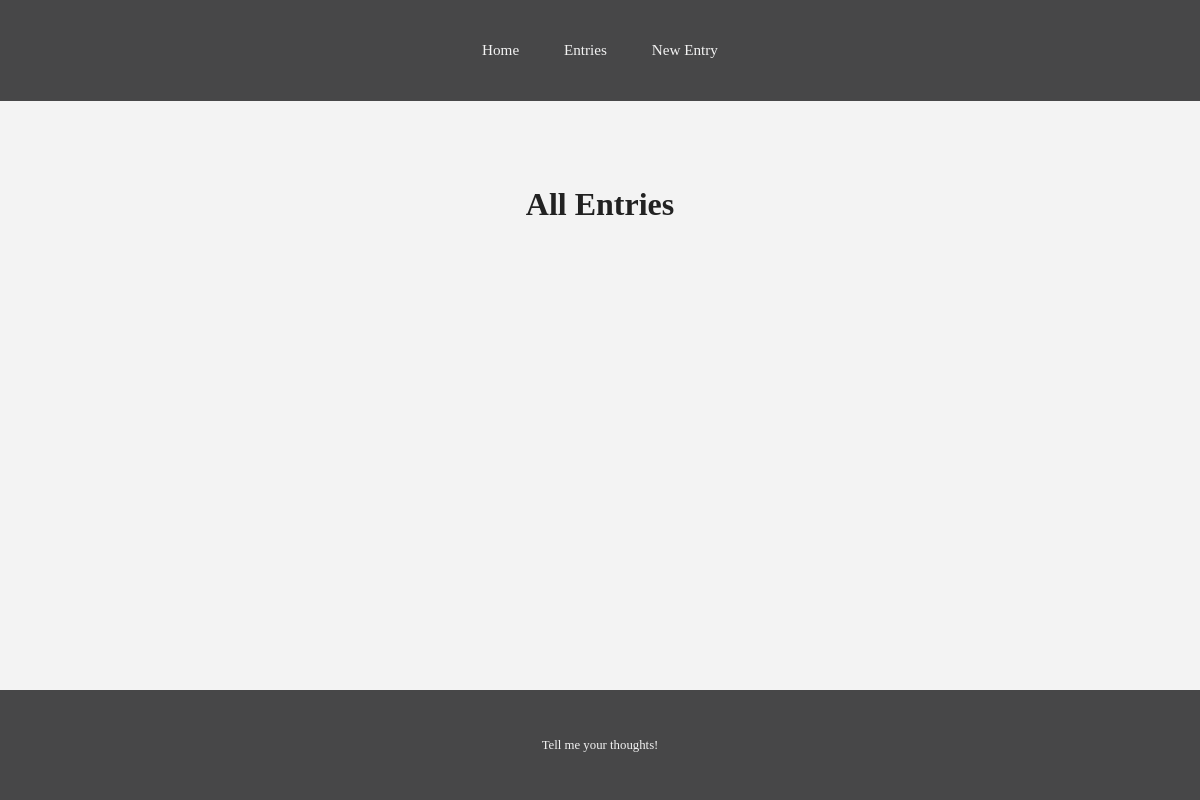
/entries, run on an earlier commit of the app's database.
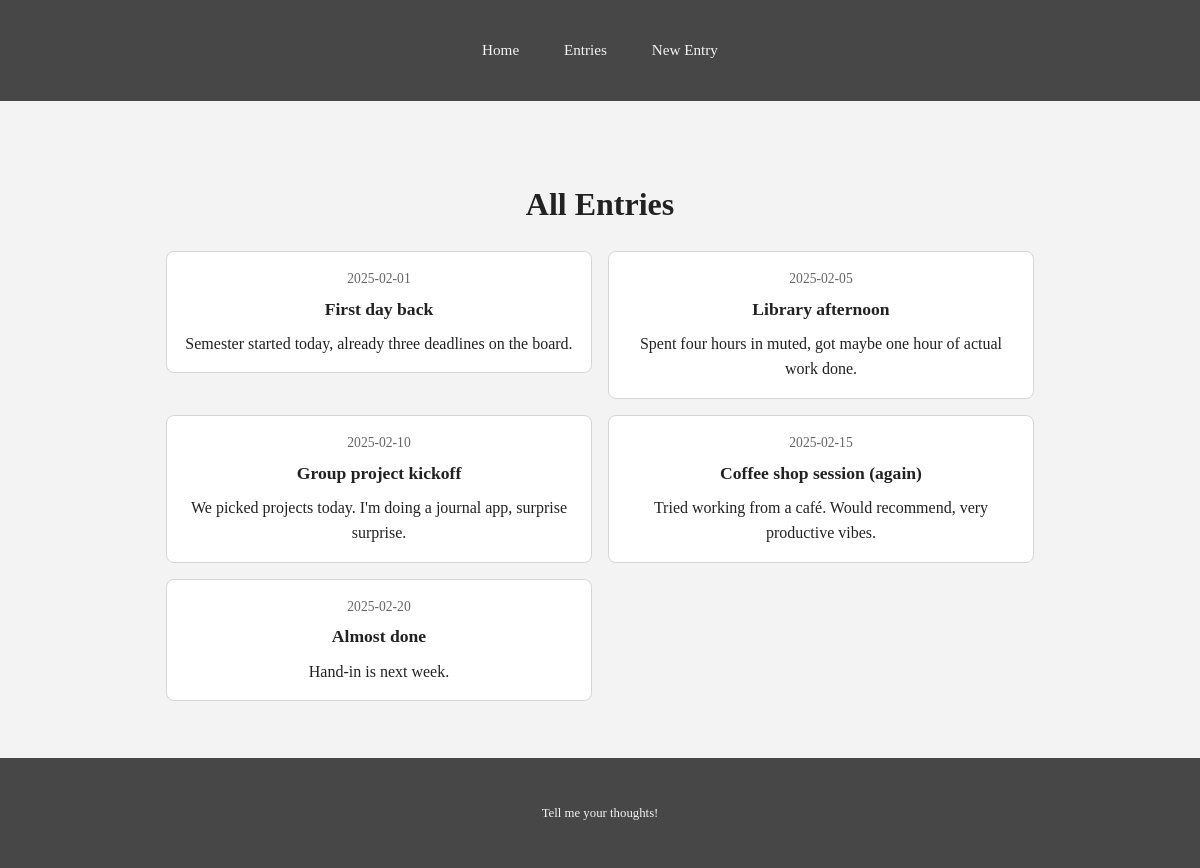
And on a later commit of the database.
### app/journal/models.py (models this page shows)
class Entry(db.Model, CRUDMixin):
    id = db.Column(db.Integer, primary_key=True)
    date = db.Column(db.Date)
    title = db.Column(db.String(80))
    content = db.Column(db.Text(5000))

### app/journal/routes.py (the view)
@blueprint.route("/entries")
def entries_list():
    all_entries = Entry.query.all()
    return render_template("entries.html", entries=all_entries)

### app/templates/entries.html (shortened to what this page needs)
<!DOCTYPE html>
<html lang="en">
<head>
  <link rel="stylesheet" href="/assets/style.css">
</head>
<body>
  <header>
    <div class="container">
      <nav>
        <a href="/">Home</a>
        <a href="/entries">Entries</a>
        <a href="/new">New Entry</a>
      </nav>
    </div>
  </header>
  <main>
    <div class="container">
      <h1>All Entries</h1>
      <div class="entries-grid">
        {% for entry in entries %}
        <a href="/entries/{{ entry.id }}" style="text-decoration: none; color: inherit;">
          <article class="card">
            <span class="date">{{ entry.date }}</span>
            <h2>{{ entry.title }}</h2>
            <p>{{ entry.content }}</p>
          </article>
        </a>
        {% endfor %}
      </div>
    </div>
  </main>
  <footer>
    <div class="container">
      <p>Tell me your thoughts!</p>
    </div>
  </footer>
</body>
</html>

### app/assets/style.css (style rules this page uses)
* { box-sizing: border-box; }
body { font-family: Georgia, serif; margin: 0; padding: 0; font-size: 16px; line-height: 1.6; color: #222; background-color: #f3f3f3; display: flex; flex-direction: column; min-height: 100vh; }
.container { max-width: 900px; margin: 0 auto; padding: 1rem; }
header { background-color: #474748; color: #fff; padding: 1rem; }
nav { display: flex; flex-direction: row; gap: 0.4rem; justify-content: center; align-items: center; }
nav a { text-decoration: none; color: #f3f3f3; font-size: 0.95rem; padding: 0.2rem 0.4rem; }
main { flex-grow: 1; padding: 1rem; text-align: center; }
.entries-grid { display: grid; grid-template-columns: 1fr; gap: 1rem; margin-top: 1rem; }
.card { background-color: #fff; border: 1px solid #d6d6d6; border-radius: 0.5rem; padding: 1rem; }
.card .date { display: block; font-size: 0.85rem; color: #666; margin-bottom: 0.3rem; }
.card h2 { margin: 0 0 0.5rem 0; font-size: 1.1rem; }
.card p { margin: 0; }
footer { background-color: #474748; color: #f3f3f3; border-top: 1px solid #f3f3f3; padding: 1rem; text-align: center; font-size: 0.8rem; }
@media (min-width: 600px) { nav { gap: 1.2rem; } }
@media (min-width: 600px) { nav a { padding: 0.4rem 0.8rem; } }
@media (min-width: 900px) { main { padding: 2.5rem 0; } }
@media (min-width: 900px) { .entries-grid { grid-template-columns: 1fr 1fr; } }

What changed in the data, as far as the page shows it:
added Entry: date "2025-02-01", title "First day back", content "Semester started today, already three deadlines on the board."
added Entry: date "2025-02-05", title "Library afternoon", content "Spent four hours in muted, got maybe one hour of actual work done."
added Entry: date "2025-02-10", title "Group project kickoff", content "We picked projects today. I'm doing a journal app, surprise surprise."
added Entry: date "2025-02-15", title "Coffee shop session (again)", content "Tried working from a café. Would recommend, very productive vibes."
added Entry: date "2025-02-20", title "Almost done", content "Hand-in is next week."
